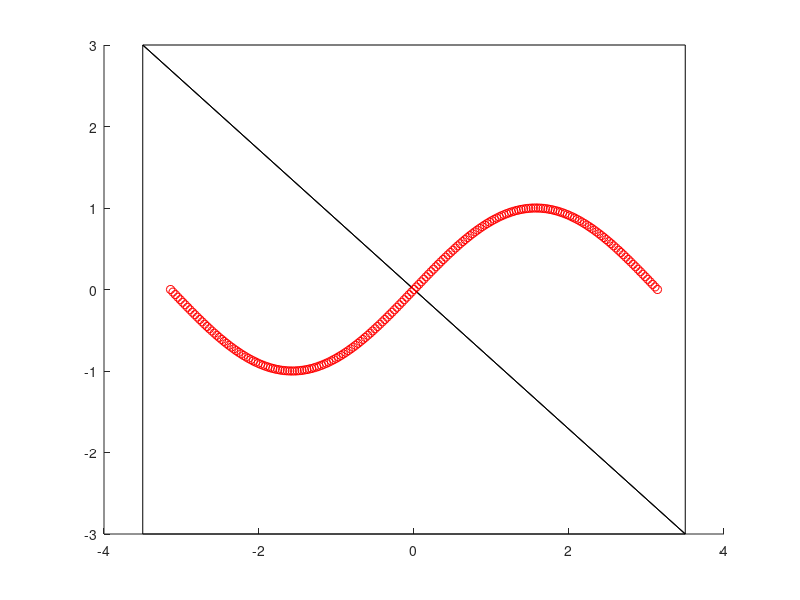

Recreate this plot in MATLAB. (Note: this script raises an error after producing the figure.)
%example4: refine for a given set of discrete points all elements containing these 
%          points with different mesh refinement strategies
%
%Remark:
%
%    This program is a supplement to the paper 
%    >> Adaptive Mesh Refinement in 2D - An Efficient Implementation in Matlab <<
%    by S. Funken, and A. Schmidt. The reader should 
%    consult that paper for more information.   
%
%Authors:
% 
%    S. Funken, A. Schmidt 25-04-19

clear all
format compact
clf

addpath ../refinement

%% *** define discrete points (e.g. through a prescribed curve)
x = -pi:pi/100:pi;
y = sin(x); %tan(sin(x)) - sin(tan(x));
points = [x',y'];

%% *** define initial triangulation
c = [-3.5,-3;3.5,-3;3.5,3;-3.5,3];
e3  = [2,4,1;4,2,3];
e4 = [1,2,3,4];
maxE = 1e4; % max number of elements

%% *** Do TrefineNVB
coordinates = c; elements3 = e3;
patch('Faces', elements3, 'Vertices', coordinates, 'Facecolor','none')
hold on
plot(x,y,'or')
print -depsc2 'MeshEmptyT'

while 1
  mark3 = point2element(coordinates,elements3,points);
    [coordinates,elements3] = TrefineNVB(coordinates,elements3,mark3);
  if size(elements3,1)>maxE
    break
  end
end
clf
patch('Faces', elements3, 'Vertices', coordinates, 'Facecolor','none')
print -depsc2 'MeshTrefineNVB'
pause


%% *** Do TrefineRGB
coordinates = c; elements3 = e3; 

while 1
  mark3 = point2element(coordinates,elements3,points);
  [coordinates,elements3] = TrefineRGB(coordinates,elements3,mark3);
  if size(elements3,1)>maxE
    break
  end
end
clf
patch('Faces', elements3, 'Vertices', coordinates, 'Facecolor','none')
print -depsc2 'MeshTrefineRGB'
pause

%% *** Do TrefineRG
coordinates = c; elements3 = e3; 

while 1
mark3 = point2element(coordinates,elements3,points);
  [coordinates,elements3] = TrefineRG(coordinates,elements3,mark3);
  if size(elements3,1)>maxE
    break
  end
end
clf
patch('Faces', elements3, 'Vertices', coordinates, 'Facecolor','none')
print -depsc2 'MeshTrefineRG'
pause

%% *** Do TrefineR
coordinates = c; elements3 = e3; constrains = zeros(0,3);

while 1
    mark3 = point2element(coordinates,elements3,points);
   [coordinates,elements3,constrains] = ...
      TrefineR(coordinates,elements3,constrains,mark3);
   if size(elements3,1)>maxE
    break
  end
end
clf
patch('Faces', elements3, 'Vertices', coordinates, 'Facecolor','none')
print -depsc2 'MeshTrefineR'
pause
 
%% *** Do QrefineR
coordinates = c; elements4 = e4; irregular = zeros(0,3);
patch('Faces', elements4, 'Vertices', coordinates, 'Facecolor','none')
print -depsc2 'MeshEmptyQ'
while 1
  mark4 = unique([point2element(coordinates,elements4(:,1:3),points);point2element(coordinates,elements4(:,[1,3,4]),points)]);
  [coordinates,elements4,irregular] = QrefineR(coordinates,elements4,irregular,mark4);
  if size(elements4,1)>maxE
    break
  end
end
clf
patch('Faces', elements4, 'Vertices', coordinates, 'Facecolor','none')
print -depsc2 'MeshQrefineR'
pause

%% *** Do QrefineRB
coordinates = c; elements4 = e4;
while 1
  mark4 = unique([point2element(coordinates,elements4(:,1:3),points);point2element(coordinates,elements4(:,[1,3,4]),points)]);
  [coordinates,elements4] = QrefineRB(coordinates,elements4,mark4);
  if size(elements4,1)>maxE
    break
  end
end
clf
patch('Faces', elements4, 'Vertices', coordinates, 'Facecolor','none')
print -depsc2 'MeshQrefineRB'
pause

%% *** Do QrefineR2
coordinates = c; elements4 = e4;irregular = zeros(0,4);
while 1
  mark4 = unique([point2element(coordinates,elements4(:,1:3),points);point2element(coordinates,elements4(:,[1,3,4]),points)]);
  [coordinates,elements4,irregular] = QrefineR2(coordinates,elements4,irregular,mark4);
  if size(elements4,1)>maxE
    break
  end
end
clf
patch('Faces', elements4, 'Vertices', coordinates, 'Facecolor','none')
print -depsc2 'MeshQrefineR2'
pause

%% *** Do QrefineRG2
coordinates = c; elements4 = e4;

while 1
  mark4 = unique([point2element(coordinates,elements4(:,1:3),points);point2element(coordinates,elements4(:,[1,3,4]),points)]);
  %*** Refine mesh
  [coordinates,elements4,marked,irregular]...
      = recoarseedges(coordinates,elements4,mark4);
  [coordinates,elements4,irregular] ...
      = QrefineR2(coordinates,elements4,irregular,marked);
  [coordinates,elements4]...
      =regularizeedges(coordinates,elements4,irregular);

  clf
  if size(elements4,1)>maxE
    break
  end
end
clf
patch('Faces', elements4, 'Vertices', coordinates, 'Facecolor','none')
print -depsc2 'MeshQrefineRG2'
pause

%% *** Do QrefineRG
coordinates = c; elements3 = zeros(0,3); elements4 = e4;
while 1
  mark4 = unique([point2element(coordinates,elements4(:,1:3),points);point2element(coordinates,elements4(:,[1,3,4]),points)]);
  mark3 = point2element(coordinates,elements3,points);
  %*** Refine mesh
  [coordinates,elements4,marked,elements3]...
      =recoarseedges_tri(coordinates,elements3,elements4,mark3,mark4);
  
  [coordinates,elements4,irregular] ...
      = QrefineR(coordinates,elements4,elements3,marked);
  
  [coordinates,elements4,elements3]...
      =regularizeedges_tri(coordinates,elements4,irregular);

  clf
  if size(elements4,1)+size(elements3,1)>maxE
    break
  end
end
clf
patch('Faces', elements4, 'Vertices', coordinates, 'Facecolor','none')
hold on;
patch('Faces', elements3, 'Vertices', coordinates, 'Facecolor','none')
print -depsc2 'MeshQrefineRGtri2'
